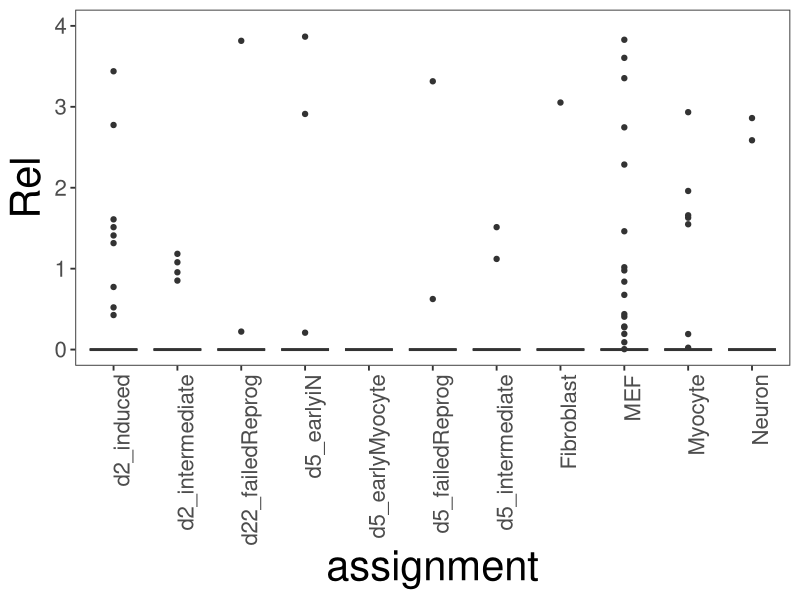
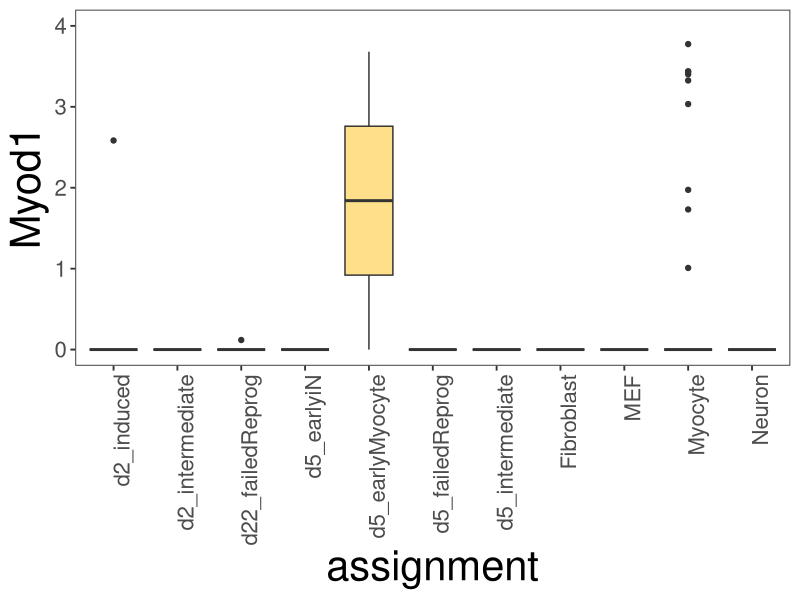
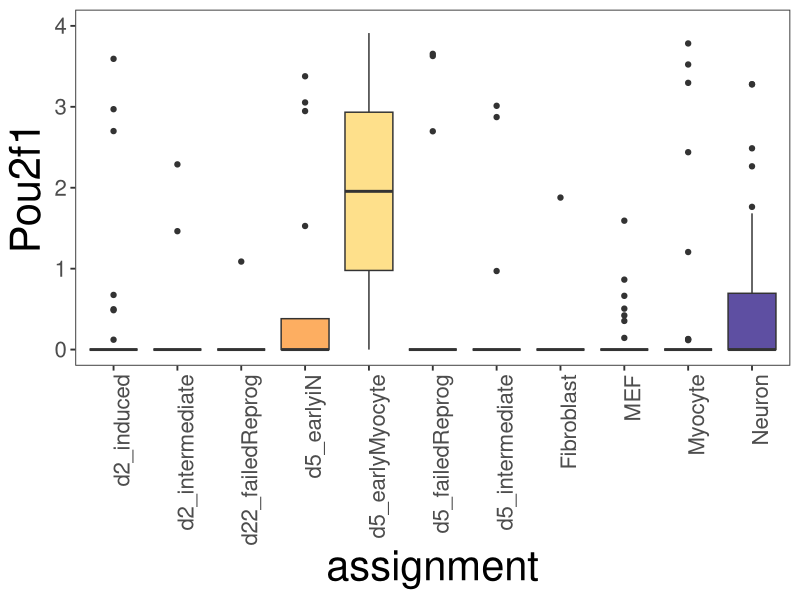

Write R code to recreate these figures, in order. (Note: this script raises an error after producing the figures.)
library(readxl)
library(ggplot2)
TF=read_excel("sg.xlsx")

pdf(file='Rel.pdf',pointsize=16)
p<-ggplot(data = TF,aes(assignment,Rel,fill=assignment))+geom_boxplot()+
scale_y_continuous(limits = c(0,4))+
  scale_fill_brewer(palette = "Spectral") +
  theme_bw(14) + theme(axis.text.y = element_text(size=16),
    axis.text.x = element_text(size=16, angle = 90, hjust = 1, vjust = 1), 
    legend.position = "none", text =element_text(size=30),panel.grid =element_blank(), axis.text=element_text(size=30))
p
dev.off()
pdf(file='Myod1.pdf',pointsize=16)
p<-ggplot(data = TF,aes(assignment,Myod1,fill=assignment))+geom_boxplot()+
scale_y_continuous(limits = c(0,4))+
  scale_fill_brewer(palette = "Spectral") +
  theme_bw(14) + theme(axis.text.y = element_text(size=16),
    axis.text.x = element_text(size=16, angle = 90, hjust = 1, vjust = 1), 
    legend.position = "none",text =element_text(size=30),panel.grid =element_blank(), axis.text=element_text(size=30))
p
dev.off()

pdf(file='Pou2f1.pdf',pointsize=16)
p<-ggplot(data = TF,aes(assignment,Pou2f1,fill=assignment),)+geom_boxplot()+
scale_y_continuous(limits = c(0,4))+
  scale_fill_brewer(palette = "Spectral") +
  theme_bw(14) + theme(axis.text.y = element_text(size=16),
    axis.text.x = element_text(size=16, angle = 90, hjust = 1, vjust = 1), 
    legend.position = "none",text =element_text(size=30),panel.grid =element_blank(), axis.text=element_text(size=30))
p
dev.off()

setwd("E:\\mine\\mine\\work\\CORE_TF\\work-1-30TF\\day_by_day\\safeguard\\3rd\\reprogramming")
TF=read_excel("sg.xlsx",sheet = "Sheet2")
X = data.matrix(TF)
X = X[,-1]
X = X[,-1]
X=X[,-1]
C= cor(X,X)
pheatmap(C)
CC=data.frame(C)
pdf(file='Myod1.pdf',pointsize=16)
p<-ggplot(data = TF,aes(assignment,Myod1,fill=assignment),)+geom_boxplot()+
#scale_y_continuous(limits = c(0,50))
  scale_fill_brewer(palette = "Spectral") +
  theme_bw(14) + theme(
    axis.text.x = element_text(angle = 30, hjust = 1, vjust = 1), 
    legend.position = "none")
p + theme(text =element_text(size=30),axis.text=element_text(size=30),axis.text.x=element_text(size=20),
           panel.grid.major =element_blank(), panel.grid.minor = element_blank(),panel.background = element_blank(),
           axis.line = element_line(colour = "black"))
dev.off()



pdf(file='Myod1.pdf',pointsize=16)
p<-ggplot(data = TF,aes(assignment,Myod1,fill=assignment),)+geom_boxplot()+
#scale_y_continuous(limits = c(0,50))
  scale_fill_brewer(palette = "Spectral") +scale_y_continuous(limits = c(0,4))+
  theme_bw(14) + theme(
    axis.text.x = element_text(angle = 30, hjust = 1, vjust = 1), 
    legend.position = "none")
p + theme(text =element_text(size=30),axis.text=element_text(size=30),axis.text.x=element_text(size=20),
           panel.grid.major =element_blank(), panel.grid.minor = element_blank(),panel.background = element_blank(),
           axis.line = element_line(colour = "black"))
dev.off()





pdf(file='Zfp580.pdf',pointsize=16)
p<-ggplot(data = TF,aes(assignment,Zfp580,fill=assignment),)+geom_boxplot()+
#scale_y_continuous(limits = c(0,50))
  scale_fill_brewer(palette = "Spectral") +
  theme_bw(14) + theme(
    axis.text.x = element_text(angle = 30, hjust = 1, vjust = 1), 
    legend.position = "none")
p + theme(text =element_text(size=30),axis.text=element_text(size=30),axis.text.x=element_text(size=20),
           panel.grid.major =element_blank(), panel.grid.minor = element_blank(),panel.background = element_blank(),
           axis.line = element_line(colour = "black"))
dev.off()

setwd("E:\\mine\\mine\\work\\CORE_TF\\work-1-30TF\\day_by_day\\safeguard\\3rd\\reprogramming")
TF=read_excel("sg.xlsx")

pdf(file='Myt1l.pdf',pointsize=16)
p<-ggplot(data = TF,aes(assignment,Myt1l,fill=assignment),)+geom_boxplot()+
#scale_y_continuous(limits = c(0,50))
  scale_fill_brewer(palette = "Spectral") +
  theme_bw(14) + theme(
    axis.text.x = element_text(angle = 30, hjust = 1, vjust = 1), 
    legend.position = "none")
p + theme(text =element_text(size=30),axis.text=element_text(size=30),axis.text.x=element_text(size=20),
           panel.grid.major =element_blank(), panel.grid.minor = element_blank(),panel.background = element_blank(),
           axis.line = element_line(colour = "black"))
dev.off()
pdf(file='MYT1L.pdf',pointsize=16)
p<-ggplot(data = TF,aes(assignment,Myt1l,fill=assignment),)+geom_boxplot()+
#scale_y_continuous(limits = c(0,50))
  scale_fill_brewer(palette = "Spectral") +
  theme_bw(14) + theme(
    axis.text.x = element_text(angle = 30, hjust = 1, vjust = 1), 
    legend.position = "none")
p + theme(text =element_text(size=60),axis.text=element_text(size=60),axis.text.x=element_text(size=16))
dev.off()
pdf(file='Hoxa10.pdf',pointsize=16)
p<-ggplot(data = TF,aes(assignment,Hoxa10,fill=assignment),)+geom_boxplot()+
#scale_y_continuous(limits = c(0,50))
  scale_fill_brewer(palette = "Spectral") +
  theme_bw(14) + theme(
    axis.text.x = element_text(angle = 30, hjust = 1, vjust = 1), 
    legend.position = "none")
p + theme(text =element_text(size=60),axis.text=element_text(size=60),axis.text.x=element_text(size=16),
           panel.grid.major =element_blank(), panel.grid.minor = element_blank(),panel.background = element_blank(),
           axis.line = element_line(colour = "black"))
dev.off()
